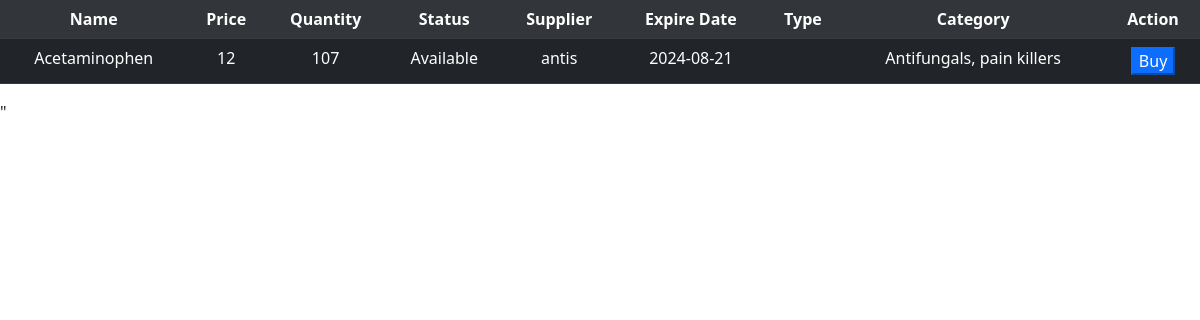
The page /php/transacSearch.php?inputSearch=Acetaminophen on the database as committed earlier.
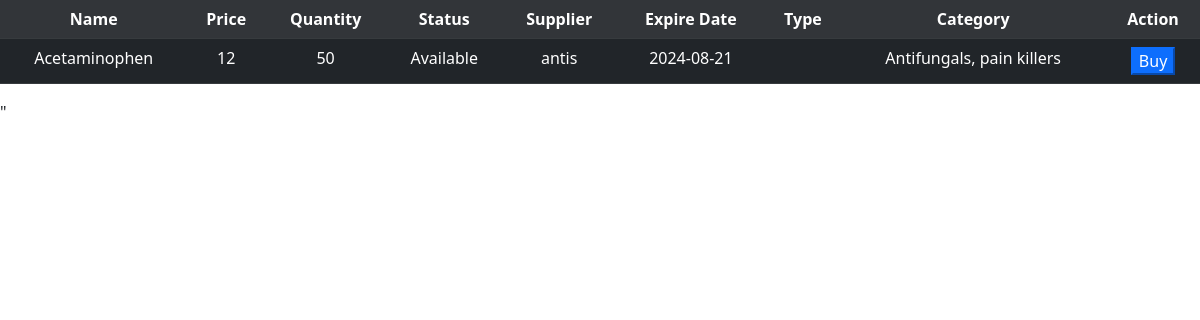
The same page on the database as committed later.
### tables this page shows
CREATE TABLE `med_inventory` (
  `Med_Id` int(11) NOT NULL,
  `Med_name` varchar(50) NOT NULL,
  `category` varchar(255) NOT NULL,
  `type` varchar(50) NOT NULL,
  `Med_price` int(20) NOT NULL,
  `Med_Quantity` int(20) NOT NULL,
  `Med_status` varchar(15) NOT NULL,
  `Med_ExpDate` date NOT NULL,
  `sup_Id` int(10) NOT NULL,
  `archive` int(11) NOT NULL
);

CREATE TABLE `supplier` (
  `sup_Id` int(10) NOT NULL,
  `sup_Company` varchar(20) NOT NULL,
  `sup_Address` varchar(50) NOT NULL,
  `sup_Contact_no.` varchar(20) NOT NULL,
  `sup_email` varchar(50) NOT NULL,
  `archive` int(11) NOT NULL
);

### php/transacSearch.php (the view, shortened to what this page needs)
     <link href="https://cdn.jsdelivr.net/npm/bootstrap@5.0.2/dist/css/bootstrap.min.css" rel="stylesheet">
<?php
  $conn = mysqli_connect("localhost", "root", "");
  $currentDate = date("Y-m-d");
  if (isset($_GET['inputSearch']) || isset($_GET['categories'])) {
   $inputed = isset($_GET['inputSearch']) ? mysqli_real_escape_string($conn, $_GET['inputSearch']) : '';
$sql = "SELECT  mi.Med_Id, mi.Med_name, mi.type,s.sup_Company, mi.category, mi.Med_price, mi.Med_Quantity, mi.Med_status, mi.Med_ExpDate, mi.sup_Id, mi.archive FROM `med_inventory` mi
            LEFT JOIN supplier s ON mi.sup_Id = s.sup_Id WHERE 1 AND mi.archive = 0 AND mi.Med_Quantity > 0 AND  mi.Med_ExpDate >= '$currentDate'";
if (!empty($inputed)) {
    $sql .= " AND `Med_name` LIKE '%$inputed%'";
}
$result = $conn->query($sql);
    if ($result->num_rows > 0) {
        echo" <table id='Datatable' class='table table-striped table-hover'>
       <tr class='table-dark text-center'>
                <th>Name</th>
                <th>Price</th>
                <th>Quantity</th>
                <th>Status</th>
                <th>Supplier</th>
                <th>Expire Date</th>
                <th>Type</th>
                <th>Category</th>
                <th>Action</th>
            </tr>";
    while ($row = $result->fetch_assoc()) {
                echo "<tr class = 'table-dark  text-center'>";
                echo "<td>" . $row["Med_name"] . "</td>";
                echo "<td>" . $row["Med_price"] . "</td>";
                echo "<td>" . $row["Med_Quantity"] . "</td>";
                echo "<td>" . $row["Med_status"] . "</td>";
                echo "<td>" . $row["sup_Company"] . "</td>";
                echo "<td>" . $row["Med_ExpDate"] . "</td>";
                echo "<td>" . $row["type"] . "</td>";
                echo "<td>" . $row["category"] . "</td>";
                echo "<td> <button class='addMed btn-primary' id='addMed' onclick=\"populateForm(" . $row["Med_Id"] . ", '" . $row["Med_name"] . "', " . $row["Med_price"] . ", " . $row["Med_Quantity"] . ",'" . $row["Med_status"] . "','" . $row["Med_ExpDate"] . "')\"'>Buy</button></td>";
                echo "</tr>";
            }
            echo "</table>";
            echo'    <script src="..//script/search.js"></script> "';
  }  else {
    echo "<p>No results found</p>";
}
}
?>

Rows that differ between the two databases and show on the page:
changed med_inventory "Acetaminophen": Med_Quantity "107" → "50"
